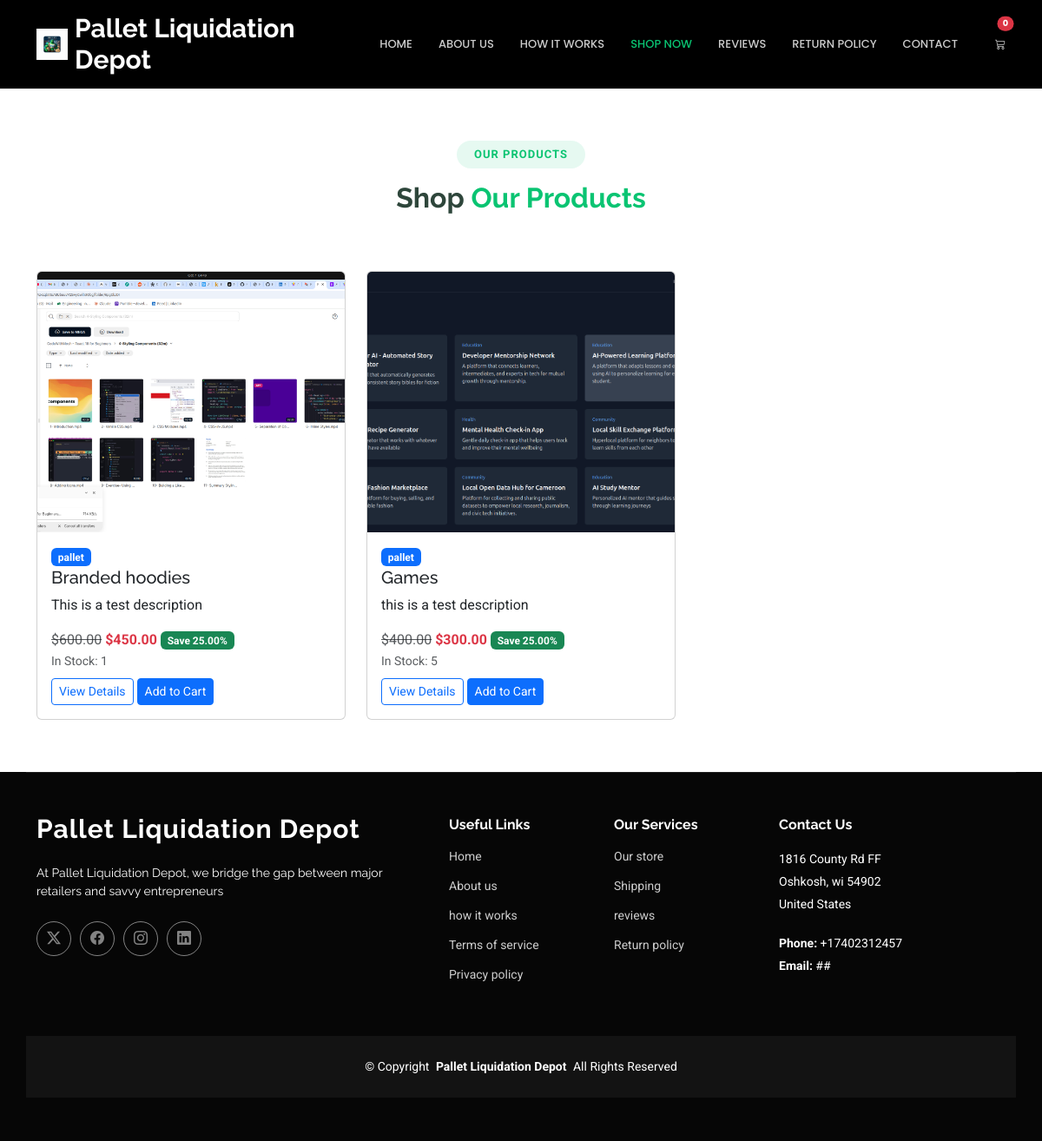
/store/, run on the app's committed database.
### myapp/models.py (models this page shows, shortened)
class Item(models.Model):
    title = models.CharField(max_length=200)
    vendor = models.CharField(max_length=100, default="Amazon")
    original_price = models.DecimalField(
        max_digits=10, decimal_places=2, validators=[MinValueValidator(Decimal("0.01"))]
    )
    current_price = models.DecimalField(
        max_digits=10, decimal_places=2, validators=[MinValueValidator(Decimal("0.01"))]
    )
    quantity = models.PositiveIntegerField(default=1)
    category = models.ForeignKey(
        Category, on_delete=models.SET_NULL, null=True, related_name="items"
    )
    description = models.TextField()
    is_active = models.BooleanField(default=True)
    created_at = models.DateTimeField(auto_now_add=True)
    updated_at = models.DateTimeField(auto_now=True)
    class Meta:
        ordering = ["-created_at"]
    @property
    def discount_percentage(self):
        if self.original_price >= 0:
            discount = (
                (self.original_price - self.current_price) / self.original_price
            ) * 100
            return round(discount, 2)
        return 0

class ItemImage(models.Model):
    item = models.ForeignKey(Item, on_delete=models.CASCADE, related_name="images")
    image = models.ImageField(upload_to="item_images/")
    alt_text = models.CharField(max_length=200, blank=True)
    is_primary = models.BooleanField(default=False)
    order = models.PositiveIntegerField(default=0)
    class Meta:
        ordering = ["order", "is_primary"]

class Category(models.Model):
    name = models.CharField(max_length=100, unique=True)

### myapp/views.py (the view, shortened to what this page needs)
# urls.py: path("store/", views.store, name="store"),
def store(request):
    items = Item.objects.filter(is_active=True)
    cart = request.session.get("cart", {})
    cart_items = []
    total = 0
    keys_to_remove = []
    if keys_to_remove:
        for key in keys_to_remove:
            if key in cart:
                del cart[key]
        request.session["cart"] = cart
        request.session.modified = True
    context = {
        "items": items,
        "cart_items": cart_items,
        "cart_total": total,
        "cart_count": len(cart_items),
    }
    return render(request, "store.html", context)

### myapp/templates/store.html (shortened to what this page needs)
{% extends "base.html" %}
{% load static %}
{% block active_store %} active {% endblock active_store %}
{% block content %}
<section id="store" class="store section">
  <div class="container section-title" data-aos="fade-up">
    <h2>Our Products</h2>
    <div>
      <span>Shop</span>
      <span class="description-title">Our Products</span>
    </div>
  </div>
  <div class="container">
    <div class="row gy-4">
      {% for item in items %}
      <div
        class="col-lg-4 col-md-6"
        data-aos="fade-up"
        data-aos-delay="{{ forloop.counter|add:0 }}00"
      >
        <div class="card item-card">
          {% if item.images.all %}
          <img
            src="{{ item.images.first.image.url }}"
            class="card-img-top"
            alt="{{ item.images.first.alt_text|default:item.title }}"
            style="height: 300px; object-fit: cover"
          />
          {% endif %}
          <div class="card-body">
            <div class="item-category">
              <span class="badge bg-primary"
                >{{ item.category.name|default:"Pallets" }}</span
              >
            </div>
            <h5 class="card-title">{{ item.title }}</h5>
            <p class="card-text item-description">
              {{ item.description|truncatewords:20 }}
            </p>
            <div class="item-pricing">
              {% if item.original_price > item.current_price %}
              <span
                class="original-price text-muted text-decoration-line-through"
                >${{ item.original_price }}</span
              >
              <span class="current-price text-danger fw-bold"
                >${{ item.current_price }}</span
              >
              <span class="discount-badge badge bg-success"
                >Save {{ item.discount_percentage }}%</span
              >
              {% else %}
              <span class="current-price fw-bold"
                >${{ item.current_price }}</span
              >
              {% endif %}
            </div>
            <div class="item-quantity mb-2">
              <small class="text-muted">In Stock: {{ item.quantity }}</small>
            </div>
            <div class="item-actions">
              <a
                href="{% url 'myapp:item_detail' item.id %}"
                class="btn btn-outline-primary btn-sm"
                >View Details</a
              >
              <form
                action="{% url 'myapp:add_to_cart' item.id %}"
                method="post"
                class="d-inline"
              >
                <button type="submit" class="btn btn-primary btn-sm">
                  Add to Cart
                </button>
              </form>
            </div>
          </div>
        </div>
      </div>
      {% empty %}
      <div class="col-12 text-center">
        <p class="text-muted">No items available at the moment.</p>
      </div>
      {% endfor %}
    </div>
  </div>
</section>
{% endblock %}

### myapp/static/assets/css/main.css (style rules this page uses)
:root { --default-font: "Roboto", system-ui, -apple-system, "Segoe UI", Roboto, "Helvetica Neue", Arial, "Noto Sans", "Liberation Sans", sans-serif, "Apple Color Emoji", "Segoe UI Emoji", "Segoe UI Symbol", "Noto Color Emoji"; --heading-font: "Raleway", sans-serif; --nav-font: "Poppins", sans-serif; }
:root { --background-color: #ffffff; --default-color: #212529; --heading-color: #2e463b; --accent-color: #0ac472; --surface-color: #ffffff; --contrast-color: #ffffff; }
:root { --nav-color: rgba(255, 255, 255, 0.8); --nav-hover-color: #0ac472; --nav-mobile-background-color: #ffffff; --nav-dropdown-background-color: #ffffff; --nav-dropdown-color: #212529; --nav-dropdown-hover-color: #0ac472; }
:root { scroll-behavior: smooth; }
body { color: var(--default-color); background-color: var(--background-color); font-family: var(--default-font); }
a { color: var(--accent-color); text-decoration: none; transition: 0.3s; }
h1, h2, h3, h4, h5, h6 { color: var(--heading-color); font-family: var(--heading-font); }
section, .section { color: var(--default-color); background-color: var(--background-color); padding: 60px 0; scroll-margin-top: 85px; overflow: clip; }
.section-title { text-align: center; padding-bottom: 60px; position: relative; }
.section-title h2 { font-size: 13px; letter-spacing: 1px; font-weight: 700; padding: 8px 20px; margin: 0; background: color-mix(in srgb, var(--accent-color), transparent 90%); color: var(--accent-color); display: inline-block; text-transform: uppercase; border-radius: 50px; font-family: var(--default-font); }
.section-title div { color: var(--heading-color); margin: 10px 0 0 0; font-size: 32px; font-weight: 700; font-family: var(--heading-font); }
.section-title div .description-title { color: var(--accent-color); }

### data on the page
Item: images.first.image (picture), category.name "pallet", title "Branded hoodies", description "This is a test description", original_price "600.00", current_price "450.00", discount_percentage "25.00", quantity "1"
Item: images.first.image (picture), category.name "pallet", title "Games", description "this is a test description", original_price "400.00", current_price "300.00", discount_percentage "25.00", quantity "5"

### other printed values
{{ cart_count|default:0 }} "0"
